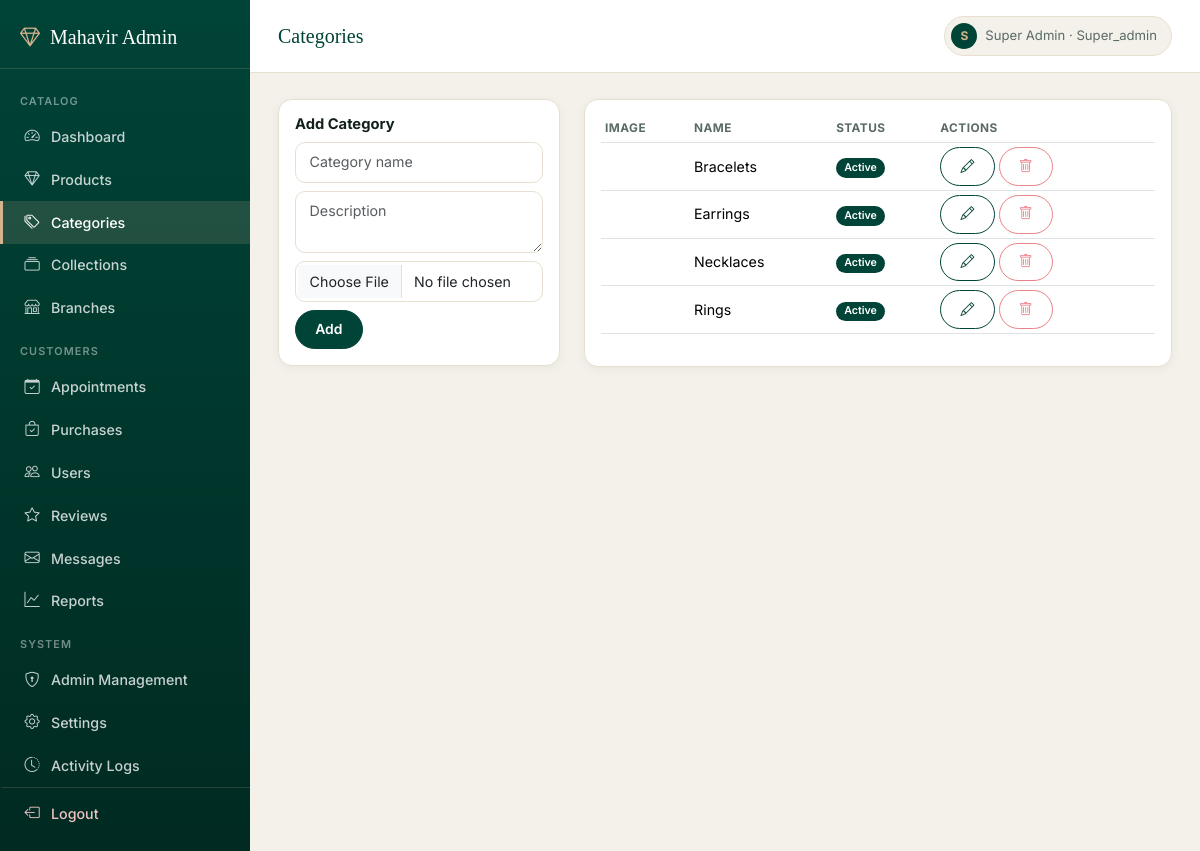
The app's page /admin/categories.php (signed in) with its own data.
### tables this page shows
CREATE TABLE categories (
    id INT AUTO_INCREMENT PRIMARY KEY,
    name VARCHAR(100) NOT NULL,
    description TEXT,
    image VARCHAR(255),
    status ENUM('active','inactive') DEFAULT 'active',
    created_at TIMESTAMP DEFAULT CURRENT_TIMESTAMP
);

### config/functions.php (called while the page is built, shortened)
<?php
function clean($str) {
    return htmlspecialchars(trim($str ?? ''), ENT_QUOTES, 'UTF-8');
}
function is_admin_logged_in() {
    return isset($_SESSION['admin_id']);
}
function admin_has_role($roles = []) {
    return in_array($_SESSION['admin_role'], $roles);
}

### admin/categories.php (the view, shortened to what this page needs)
<?php
$pageTitle = 'Categories';
require_once __DIR__ . '/includes/admin_header.php';
$categories = $pdo->query("SELECT * FROM categories ORDER BY id DESC")->fetchAll();
?>
<div class="row g-4">
  <div class="col-md-4">
    <div class="card p-3">
      <h6>Add Category</h6>
      <form method="post" enctype="multipart/form-data">
        <input class="form-control mb-2" name="name" placeholder="Category name" required>
        <textarea class="form-control mb-2" name="description" placeholder="Description"></textarea>
        <input type="file" class="form-control mb-2" name="image" accept="image/*">
        <button class="btn btn-dark btn-sm" name="add_category">Add</button>
      </form>
    </div>
  </div>
  <div class="col-md-8">
    <div class="card p-3">
      <table class="table table-sm align-middle">
        <thead><tr><th>Image</th><th>Name</th><th>Status</th><th>Actions</th></tr></thead>
        <tbody>
          <?php foreach ($categories as $c): ?>
            <tr>
              <td><?php if ($c['image']): ?><img src="<?= UPLOAD_URL ?>/categories/<?= clean($c['image']) ?>" width="40" height="40" style="object-fit:cover" class="rounded"><?php endif; ?></td>
              <td><?= clean($c['name']) ?></td>
              <td><span class="badge bg-<?= $c['status'] === 'active' ? 'success' : 'secondary' ?>"><?= ucfirst($c['status']) ?></span></td>
              <td class="text-nowrap">
                <button class="btn btn-outline-primary btn-sm" data-bs-toggle="modal" data-bs-target="#editCat<?= $c['id'] ?>"><i class="bi bi-pencil"></i></button>
                <form method="post" class="d-inline" onsubmit="return confirm('Delete this category?')">
                  <button class="btn btn-outline-danger btn-sm"><i class="bi bi-trash"></i></button>
                </form>
              </td>
            </tr>
          <?php endforeach; ?>
        </tbody>
      </table>
    </div>
  </div>
</div>
<?php require_once __DIR__ . '/includes/admin_footer.php'; ?>

### admin/includes/admin_header.php (shortened to what this page needs)
<?php
$currentAdminPage = basename($_SERVER['PHP_SELF']);
function nav_active($page, $current) { return $page === $current ? 'active' : ''; }
$adminNameInitial = strtoupper(substr($_SESSION['admin_name'] ?? 'A', 0, 1));
?>
<!DOCTYPE html>
<html lang="en">
<head>
<link href="https://cdn.jsdelivr.net/npm/bootstrap@5.3.3/dist/css/bootstrap.min.css" rel="stylesheet">
<link rel="stylesheet" href="https://cdn.jsdelivr.net/npm/bootstrap-icons@1.11.3/font/bootstrap-icons.css">
<link rel="stylesheet" href="<?= BASE_URL ?>/assets/css/admin.css">
</head>
<body>
<div class="d-flex admin-shell">
  <div class="admin-sidebar" id="adminSidebar">
    <div class="brand"><i class="bi bi-gem"></i> Mahavir Admin</div>
    <div class="nav-section-label">Catalog</div>
    <a href="<?= BASE_URL ?>/admin/dashboard.php" class="<?= nav_active('dashboard.php', $currentAdminPage) ?>"><i class="bi bi-speedometer2"></i> Dashboard</a>
    <a href="<?= BASE_URL ?>/admin/products.php" class="<?= nav_active('products.php', $currentAdminPage) ?>"><i class="bi bi-gem"></i> Products</a>
    <a href="<?= BASE_URL ?>/admin/categories.php" class="<?= nav_active('categories.php', $currentAdminPage) ?>"><i class="bi bi-tags"></i> Categories</a>
    <a href="<?= BASE_URL ?>/admin/collections.php" class="<?= nav_active('collections.php', $currentAdminPage) ?>"><i class="bi bi-collection"></i> Collections</a>
    <a href="<?= BASE_URL ?>/admin/branches.php" class="<?= nav_active('branches.php', $currentAdminPage) ?>"><i class="bi bi-shop"></i> Branches</a>
    <div class="nav-section-label">Customers</div>
    <a href="<?= BASE_URL ?>/admin/appointments.php" class="<?= nav_active('appointments.php', $currentAdminPage) ?>"><i class="bi bi-calendar-check"></i> Appointments</a>
    <a href="<?= BASE_URL ?>/admin/purchases.php" class="<?= nav_active('purchases.php', $currentAdminPage) ?>"><i class="bi bi-bag-check"></i> Purchases</a>
    <a href="<?= BASE_URL ?>/admin/users.php" class="<?= nav_active('users.php', $currentAdminPage) ?>"><i class="bi bi-people"></i> Users</a>
    <a href="<?= BASE_URL ?>/admin/reviews.php" class="<?= nav_active('reviews.php', $currentAdminPage) ?>"><i class="bi bi-star"></i> Reviews</a>
    <a href="<?= BASE_URL ?>/admin/messages.php" class="<?= nav_active('messages.php', $currentAdminPage) ?>"><i class="bi bi-envelope"></i> Messages</a>
    <a href="<?= BASE_URL ?>/admin/reports.php" class="<?= nav_active('reports.php', $currentAdminPage) ?>"><i class="bi bi-graph-up"></i> Reports</a>
    <?php if (admin_has_role(['super_admin'])): ?>
      <div class="nav-section-label">System</div>
      <a href="<?= BASE_URL ?>/admin/admins.php" class="<?= nav_active('admins.php', $currentAdminPage) ?>"><i class="bi bi-shield-lock"></i> Admin Management</a>
      <a href="<?= BASE_URL ?>/admin/settings.php" class="<?= nav_active('settings.php', $currentAdminPage) ?>"><i class="bi bi-gear"></i> Settings</a>
      <a href="<?= BASE_URL ?>/admin/activity-logs.php" class="<?= nav_active('activity-logs.php', $currentAdminPage) ?>"><i class="bi bi-clock-history"></i> Activity Logs</a>
    <?php endif; ?>
    <a href="<?= BASE_URL ?>/admin/logout.php" class="logout-link"><i class="bi bi-box-arrow-left"></i> Logout</a>
  </div>
  <div class="flex-fill">
    <div class="admin-topbar">
      <div class="d-flex align-items-center gap-3">
        <h4><?= isset($pageTitle) ? clean($pageTitle) : 'Dashboard' ?></h4>
      </div>
      <div class="admin-chip">
        <span class="avatar"><?= clean($adminNameInitial) ?></span>
        <span><?= clean($_SESSION['admin_name']) ?> &middot; <span class="text-capitalize"><?= clean($_SESSION['admin_role']) ?></span></span>
      </div>
    </div>
    <div class="admin-content">

### admin/includes/admin_footer.php (shortened to what this page needs)
    </div>
  </div>
</div>
</body>
</html>

### assets/css/admin.css (style rules this page uses)
:root { --a-emerald: #004437; --a-emerald-deep: #002a22; --a-sand: #d5b38e; --a-sand-light: #efdcc2; --a-sage: #819a94; --a-coral: #e98389; --a-bg: #f4f1ea; --a-panel: #ffffff; --a-border: #e7e0d1; --a-text: #12211d; --a-text-soft: #5a6a66; --a-radius: 14px; --a-shadow: 0 2px 10px rgba(0, 68, 55, .06); --a-shadow-md: 0 12px 28px rgba(0, 68, 55, .10); --font-display: 'Playfair Display', Georgia, serif; --font-body: 'Inter', 'Segoe UI', Arial, sans-serif; }
body { background: var(--a-bg); font-family: var(--font-body); color: var(--a-text); }
h1, h2, h3, h4, h5, h6 { font-family: var(--font-display); color: var(--a-emerald); }
.admin-shell { min-height: 100vh; }
.admin-sidebar { width: 250px; min-height: 100vh; background: linear-gradient(180deg, var(--a-emerald), var(--a-emerald-deep)); position: sticky; top: 0; display: flex; flex-direction: column; padding-bottom: 1rem; }
.admin-sidebar .brand { color: #fff; font-family: var(--font-display); font-size: 1.25rem; padding: 22px 20px 16px; display: flex; align-items: center; gap: 10px; border-bottom: 1px solid rgba(213, 179, 142, .18); margin-bottom: 10px; }
.admin-sidebar .brand i { color: var(--a-sand); }
.admin-sidebar .nav-section-label { color: rgba(255, 255, 255, .45); font-size: .68rem; text-transform: uppercase; letter-spacing: .1em; padding: 14px 20px 6px; font-weight: 600; }
.admin-sidebar a { color: rgba(255, 255, 255, .78); display: flex; align-items: center; gap: 10px; padding: 10px 20px; text-decoration: none; font-size: .89rem; font-weight: 500; border-left: 3px solid transparent; transition: all .15s ease; }
.admin-sidebar a i { width: 18px; text-align: center; font-size: .95rem; }
.admin-sidebar a.active { background: rgba(213, 179, 142, .16); color: #fff; border-left-color: var(--a-sand); }
.admin-sidebar a.logout-link { margin-top: auto; border-top: 1px solid rgba(213, 179, 142, .18); padding-top: 14px; color: #f0c3c3; }
.admin-topbar { background: #fff; border-bottom: 1px solid var(--a-border); padding: 16px 28px; position: sticky; top: 0; z-index: 10; display: flex; align-items: center; justify-content: space-between; gap: 1rem; }
.admin-topbar h4 { margin: 0; font-size: 1.25rem; }
.admin-topbar .admin-chip { display: flex; align-items: center; gap: 8px; background: var(--a-bg); border: 1px solid var(--a-border); border-radius: 999px; padding: 6px 14px 6px 6px; font-size: .82rem; color: var(--a-text-soft); }
.admin-topbar .admin-chip .avatar { width: 26px; height: 26px; border-radius: 50%; background: var(--a-emerald); color: var(--a-sand); display: flex; align-items: center; justify-content: center; font-size: .75rem; font-weight: 700; }
.admin-content { padding: 26px 28px 50px; }
.card { border: 1px solid var(--a-border); border-radius: var(--a-radius); box-shadow: var(--a-shadow); }
.card h6 { font-family: var(--font-body); font-weight: 700; font-size: .92rem; color: var(--a-text); }
.btn { border-radius: 999px; font-weight: 600; font-size: .87rem; padding: .5rem 1.2rem; }
.btn-dark, .btn-primary { background: var(--a-emerald) !important; border-color: var(--a-emerald) !important; color: #fff; }
.btn-outline-primary { color: var(--a-emerald); border-color: var(--a-emerald); }
.btn-outline-danger { color: var(--a-coral); border-color: var(--a-coral); }
.table th { font-size: .74rem; text-transform: uppercase; letter-spacing: .04em; color: var(--a-text-soft); font-weight: 700; border-bottom-width: 1px; }
.table td { vertical-align: middle; font-size: .89rem; }
.form-control, .form-select { border-radius: 10px; border-color: var(--a-border); font-size: .89rem; padding: .55rem .85rem; }
.badge { border-radius: 999px; font-weight: 600; padding: .4em .75em; }
.badge.bg-success { background: var(--a-emerald) !important; }

### records on screen
categories: name "Bracelets", status "Active"
categories: name "Earrings", status "Active"
categories: name "Necklaces", status "Active"
categories: name "Rings", status "Active"

### other values on screen
$pageTitle "Categories"
$adminNameInitial "S"
$_SESSION['admin_name'] "Super Admin"
$_SESSION['admin_role'] "Super_admin"
